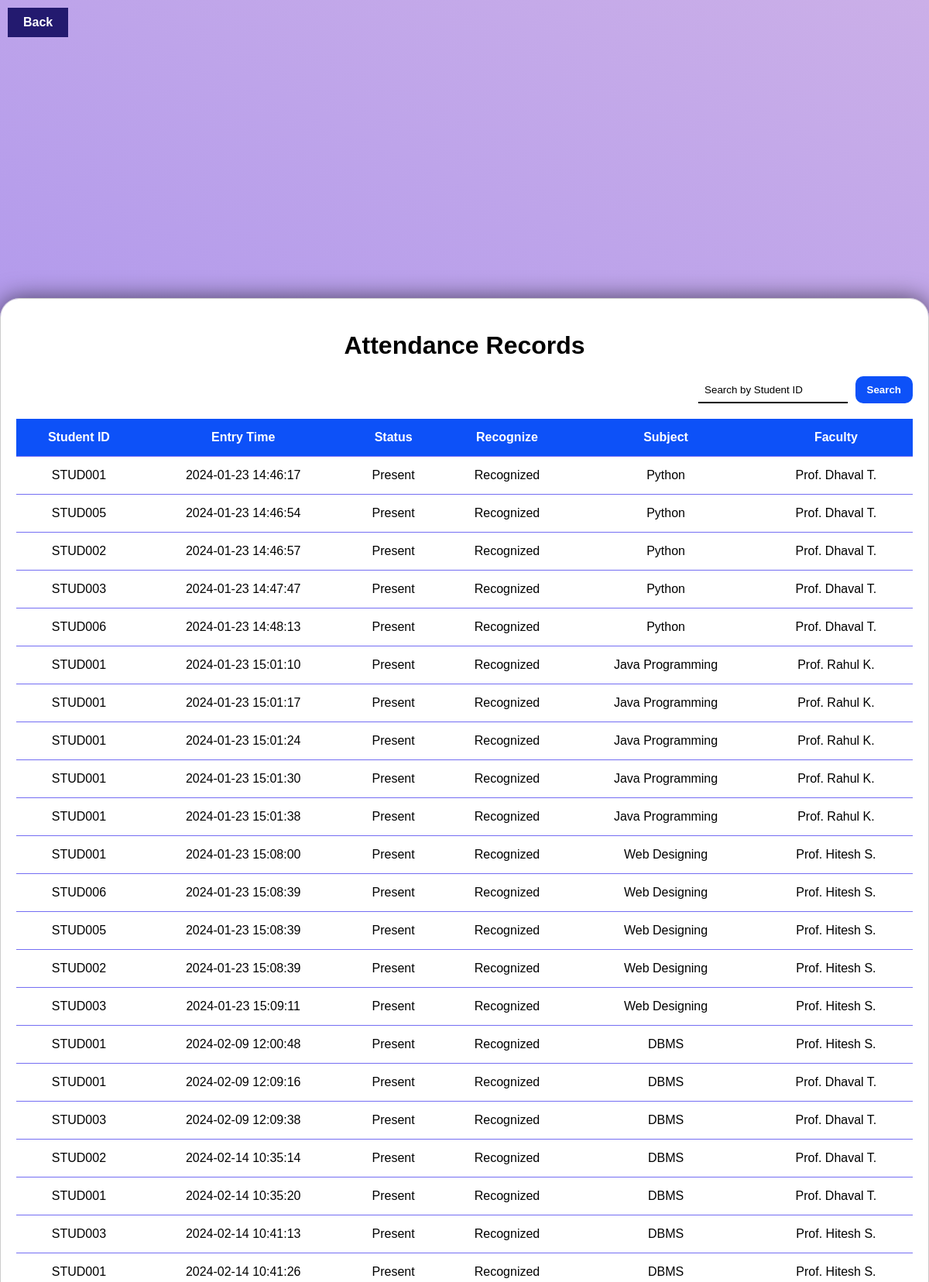
/attendance_records/attendance_records (upper part), run on the app's committed database.
### tables this page shows
CREATE TABLE attendance_entry (
        id INTEGER PRIMARY KEY AUTOINCREMENT,
        student_id INTEGER,
        entry_time DATETIME DEFAULT CURRENT_TIMESTAMP,
        status TEXT CHECK(status IN ('Present', 'Absent')),
        recognize TEXT CHECK(recognize IN ('Recognized', 'Not Recognized')),
        subject TEXT,
        teacher_name TEXT,
        FOREIGN KEY(student_id) REFERENCES students_record(student_id)
    );

### AttendanceRecord.py (the view)
@attendance_records_app.route("attendance_records", methods=["GET", "POST"])
def attendance_records():
    if request.method == "POST":
        search_term = request.form.get("search_term")
        records = fetch_attendance_records(search_term)
        return render_template(
            "AttendanceRecord.html", records=records, search_term=search_term
        )
    records = fetch_all_attendance_records()
    return render_template("AttendanceRecord.html", records=records, search_term=None)

### AttendanceRecord.py (called while the page is built)
def fetch_all_attendance_records():
    conn = sqlite3.connect("snapattendance.db")
    cursor = conn.cursor()
    query = """
    SELECT * FROM attendance_entry
    """
    cursor.execute(query)
    records = cursor.fetchall()
    conn.close()
    return records

### templates/AttendanceRecord.html (shortened to what this page needs)
<!DOCTYPE html>
<html lang="en">
  <head>
    <link rel="stylesheet" />
  </head>
  <body>
    <button class="back-button" onclick="goBack()">Back</button>
    <div class="container">
      <h1>Attendance Records</h1>
      <div class="search-bar">
        <form
          method="post"
          action="{{ url_for('attendance_records.attendance_records') }}"
        >
          <input
            type="text"
            name="search_term"
            id="search_term_input"
            placeholder="Enter Student ID"
            value="{% if search_term %}{{ search_term }}{% else %}Search by Student ID{% endif %}"
            onfocus="clearDefault(this)"
          />
          <button type="submit">Search</button>
        </form>
      </div>
      <table class="records-table">
        <thead>
          <tr>
            <th>Student ID</th>
            <th>Entry Time</th>
            <th>Status</th>
            <th>Recognize</th>
            <th>Subject</th>
            <th>Faculty</th>
          </tr>
        </thead>
        <tbody>
          {% if records %} {% for record in records %}
          <tr>
            <td>{{ record[1] }}</td>
            <td>{{ record[2] }}</td>
            <td>{{ record[3] }}</td>
            <td>{{ record[4] }}</td>
            <td>{{ record[5] }}</td>
            <td>{{ record[6] }}</td>
          </tr>
          {% endfor %} {% else %}
          <tr>
            <td colspan="6">No records found</td>
          </tr>
          {% endif %}
        </tbody>
      </table>
    </div>
  </body>
</html>

### templates/AttendanceRecord.html (style rules this page uses)
body { font-family: "Arial", sans-serif; margin: 0; padding: 0; background-image: linear-gradient( 25deg, #0d51f8, #746ef3, #a48eee, #cbafe8 ); background-repeat: no-repeat; height: 100vh; background-size: cover; background-attachment: fixed; display: flex; justify-content: center; align-items: center; }
.container { width: 1300px; margin: 50px auto; padding: 20px; border: 1px solid #ccc; border-radius: 25px; background-color: #ffffff; box-shadow: 0 0px 30px rgba(0, 0, 0, 0.6); height: 80vh; overflow-y: auto; }
h1 { text-align: center; }
.search-bar { margin-bottom: 20px; float: right; }
.search-bar input { padding: 8px; margin-right: 5px; border: none; border-bottom: 2px solid black; }
.search-bar button { padding: 10px 15px; background-color: #0d51f8; color: white; border: none; font-weight: bold; border-radius: 10px; cursor: pointer; }
.records-table { width: 100%; border-collapse: collapse; margin-top: 20px; }
.records-table th, .records-table td { border-bottom: 1px solid #746ef3; padding: 15px; text-align: center; }
.records-table th { background-color: #0d51f8; color: white; }
.back-button { position: absolute; top: 10px; font-size: 16px; font-weight: bold; left: 10px; background-color: #231a6f; color: white; border: none; padding: 10px 20px; cursor: pointer; transition: background-color 0.3s; }

### data on the page
attendance_entry: student "STUD001", entry_time "2024-01-23 14:46:17", status "Present", recognize "Recognized", subject "Python", teacher_name "Prof. Dhaval T."
attendance_entry: student "STUD005", entry_time "2024-01-23 14:46:54", status "Present", recognize "Recognized", subject "Python", teacher_name "Prof. Dhaval T."
attendance_entry: student "STUD002", entry_time "2024-01-23 14:46:57", status "Present", recognize "Recognized", subject "Python", teacher_name "Prof. Dhaval T."
attendance_entry: student "STUD003", entry_time "2024-01-23 14:47:47", status "Present", recognize "Recognized", subject "Python", teacher_name "Prof. Dhaval T."
attendance_entry: student "STUD006", entry_time "2024-01-23 14:48:13", status "Present", recognize "Recognized", subject "Python", teacher_name "Prof. Dhaval T."
attendance_entry: student "STUD001", entry_time "2024-01-23 15:01:10", status "Present", recognize "Recognized", subject "Java Programming", teacher_name "Prof. Rahul K."
attendance_entry: student "STUD001", entry_time "2024-01-23 15:01:17", status "Present", recognize "Recognized", subject "Java Programming", teacher_name "Prof. Rahul K."
attendance_entry: student "STUD001", entry_time "2024-01-23 15:01:24", status "Present", recognize "Recognized", subject "Java Programming", teacher_name "Prof. Rahul K."
attendance_entry: student "STUD001", entry_time "2024-01-23 15:01:30", status "Present", recognize "Recognized", subject "Java Programming", teacher_name "Prof. Rahul K."
attendance_entry: student "STUD001", entry_time "2024-01-23 15:01:38", status "Present", recognize "Recognized", subject "Java Programming", teacher_name "Prof. Rahul K."
attendance_entry: student "STUD001", entry_time "2024-01-23 15:08:00", status "Present", recognize "Recognized", subject "Web Designing", teacher_name "Prof. Hitesh S."
attendance_entry: student "STUD006", entry_time "2024-01-23 15:08:39", status "Present", recognize "Recognized", subject "Web Designing", teacher_name "Prof. Hitesh S."
attendance_entry: student "STUD005", entry_time "2024-01-23 15:08:39", status "Present", recognize "Recognized", subject "Web Designing", teacher_name "Prof. Hitesh S."
attendance_entry: student "STUD002", entry_time "2024-01-23 15:08:39", status "Present", recognize "Recognized", subject "Web Designing", teacher_name "Prof. Hitesh S."
attendance_entry: student "STUD003", entry_time "2024-01-23 15:09:11", status "Present", recognize "Recognized", subject "Web Designing", teacher_name "Prof. Hitesh S."
attendance_entry: student "STUD001", entry_time "2024-02-09 12:00:48", status "Present", recognize "Recognized", subject "DBMS", teacher_name "Prof. Hitesh S."
attendance_entry: student "STUD001", entry_time "2024-02-09 12:09:16", status "Present", recognize "Recognized", subject "DBMS", teacher_name "Prof. Dhaval T."
attendance_entry: student "STUD003", entry_time "2024-02-09 12:09:38", status "Present", recognize "Recognized", subject "DBMS", teacher_name "Prof. Dhaval T."
attendance_entry: student "STUD002", entry_time "2024-02-14 10:35:14", status "Present", recognize "Recognized", subject "DBMS", teacher_name "Prof. Dhaval T."
attendance_entry: student "STUD001", entry_time "2024-02-14 10:35:20", status "Present", recognize "Recognized", subject "DBMS", teacher_name "Prof. Dhaval T."
attendance_entry: student "STUD003", entry_time "2024-02-14 10:41:13", status "Present", recognize "Recognized", subject "DBMS", teacher_name "Prof. Hitesh S."
attendance_entry: student "STUD001", entry_time "2024-02-14 10:41:26", status "Present", recognize "Recognized", subject "DBMS", teacher_name "Prof. Hitesh S."
